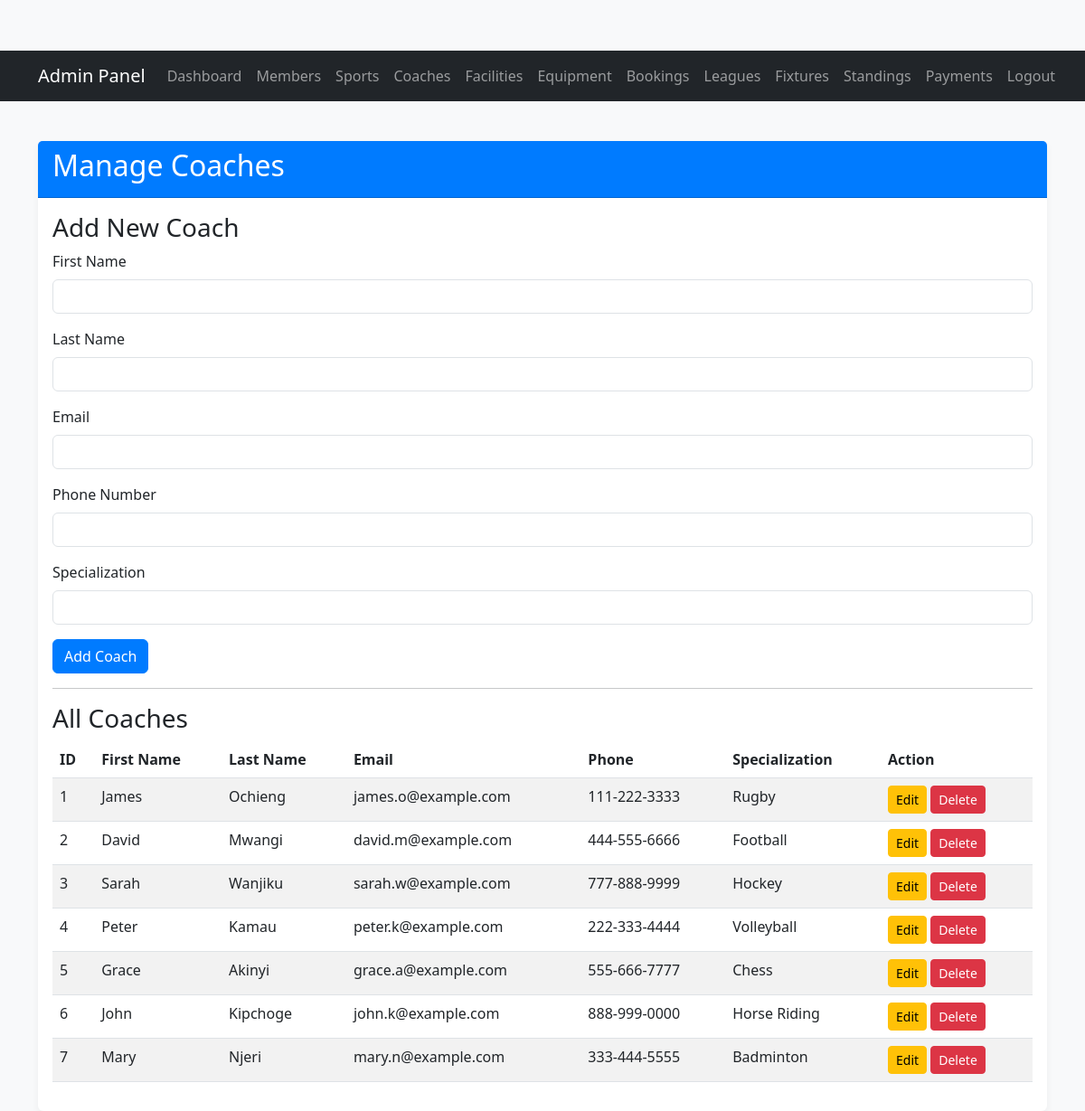
/admin/manage_coaches.php (signed in), run on the app's committed database.
### tables this page shows
CREATE TABLE IF NOT EXISTS `coaches` (
    `coach_id` INT AUTO_INCREMENT PRIMARY KEY,
    `first_name` VARCHAR(100) NOT NULL,
    `last_name` VARCHAR(100) NOT NULL,
    `email` VARCHAR(100) NOT NULL UNIQUE,
    `phone_number` VARCHAR(20),
    `specialization` VARCHAR(255)
);

### admin/manage_coaches.php (the view, shortened to what this page needs)
<?php
include_once("../includes/admin_header.php");
require_once "../config/db_connect.php";
$first_name = $last_name = $email = $phone_number = $specialization = "";
$first_name_err = $last_name_err = $email_err = $phone_number_err = $specialization_err = "";
$coaches = [];
$sql = "SELECT coach_id, first_name, last_name, email, phone_number, specialization FROM coaches";
if ($result = $conn->query($sql)) {
    while ($row = $result->fetch_assoc()) {
        $coaches[] = $row;
    }
}
?>
<div class="row">
    <div class="col-md-12">
        <div class="card">
            <div class="card-header">
                <h2>Manage Coaches</h2>
            </div>
            <div class="card-body">
                <h3><?php echo (isset($_GET["action"]) && $_GET["action"] == "edit") ? "Edit Coach" : "Add New Coach"; ?></h3>
                <form action="<?php echo htmlspecialchars($_SERVER["PHP_SELF"]); ?>" method="post">
                    <div class="mb-3">
                        <label for="first_name" class="form-label">First Name</label>
                        <input type="text" name="first_name" id="first_name" class="form-control <?php echo (!empty($first_name_err)) ? 'is-invalid' : ''; ?>" value="<?php echo htmlspecialchars($first_name); ?>">
                    </div>
                    <div class="mb-3">
                        <label for="last_name" class="form-label">Last Name</label>
                        <input type="text" name="last_name" id="last_name" class="form-control <?php echo (!empty($last_name_err)) ? 'is-invalid' : ''; ?>" value="<?php echo htmlspecialchars($last_name); ?>">
                    </div>
                    <div class="mb-3">
                        <label for="email" class="form-label">Email</label>
                        <input type="email" name="email" id="email" class="form-control <?php echo (!empty($email_err)) ? 'is-invalid' : ''; ?>" value="<?php echo htmlspecialchars($email); ?>">
                    </div>
                    <div class="mb-3">
                        <label for="phone_number" class="form-label">Phone Number</label>
                        <input type="text" name="phone_number" id="phone_number" class="form-control <?php echo (!empty($phone_number_err)) ? 'is-invalid' : ''; ?>" value="<?php echo htmlspecialchars($phone_number); ?>">
                    </div>
                    <div class="mb-3">
                        <label for="specialization" class="form-label">Specialization</label>
                        <input type="text" name="specialization" id="specialization" class="form-control <?php echo (!empty($specialization_err)) ? 'is-invalid' : ''; ?>" value="<?php echo htmlspecialchars($specialization); ?>">
                    </div>
                    <button type="submit" class="btn btn-primary"><?php echo (isset($_GET["action"]) && $_GET["action"] == "edit") ? "Update Coach" : "Add Coach"; ?></button>
                </form>
                <hr>
                <h3>All Coaches</h3>
                <table class="table table-striped table-hover">
                    <thead>
                        <tr>
                            <th>ID</th>
                            <th>First Name</th>
                            <th>Last Name</th>
                            <th>Email</th>
                            <th>Phone</th>
                            <th>Specialization</th>
                            <th>Action</th>
                        </tr>
                    </thead>
                    <tbody>
                        <?php if (count($coaches) > 0): ?>
                            <?php foreach ($coaches as $coach): ?>
                                <tr>
                                    <td><?php echo htmlspecialchars($coach["coach_id"]); ?></td>
                                    <td><?php echo htmlspecialchars($coach["first_name"]); ?></td>
                                    <td><?php echo htmlspecialchars($coach["last_name"]); ?></td>
                                    <td><?php echo htmlspecialchars($coach["email"]); ?></td>
                                    <td><?php echo htmlspecialchars($coach["phone_number"]); ?></td>
                                    <td><?php echo htmlspecialchars($coach["specialization"]); ?></td>
                                    <td>
                                        <a href="manage_coaches.php?action=edit&id=<?php echo $coach["coach_id"]; ?>" class="btn btn-warning btn-sm">Edit</a>
                                        <a href="manage_coaches.php?action=delete&id=<?php echo $coach["coach_id"]; ?>" class="btn btn-danger btn-sm" onclick="return confirm('Are you sure you want to delete this coach?');">Delete</a>
                                    </td>
                                </tr>
                            <?php endforeach; ?>
                        <?php else: ?>
                            <tr>
                                <td colspan="7">No coaches found.</td>
                            </tr>
                        <?php endif; ?>
                    </tbody>
                </table>
            </div>
        </div>
    </div>
</div>
<?php
include_once("../includes/footer.php");
?>

### public/css/style.css (style rules this page uses)
body { padding-top: 56px; background-color: #f8f9fa; }
.card { margin-top: 20px; border: none; box-shadow: 0 4px 8px rgba(0,0,0,.05); }
.card-header { background-color: #007bff; color: white; font-weight: bold; }
.btn-primary { background-color: #007bff; border-color: #007bff; }

### data on the page
coaches: coach_id "1", first_name "James", last_name "Ochieng", email "james.o@example.com", phone_number "111-222-3333", specialization "Rugby"
coaches: coach_id "2", first_name "David", last_name "Mwangi", email "david.m@example.com", phone_number "444-555-6666", specialization "Football"
coaches: coach_id "3", first_name "Sarah", last_name "Wanjiku", email "sarah.w@example.com", phone_number "777-888-9999", specialization "Hockey"
coaches: coach_id "4", first_name "Peter", last_name "Kamau", email "peter.k@example.com", phone_number "222-333-4444", specialization "Volleyball"
coaches: coach_id "5", first_name "Grace", last_name "Akinyi", email "grace.a@example.com", phone_number "555-666-7777", specialization "Chess"
coaches: coach_id "6", first_name "John", last_name "Kipchoge", email "john.k@example.com", phone_number "888-999-0000", specialization "Horse Riding"
coaches: coach_id "7", first_name "Mary", last_name "Njeri", email "mary.n@example.com", phone_number "333-444-5555", specialization "Badminton"
